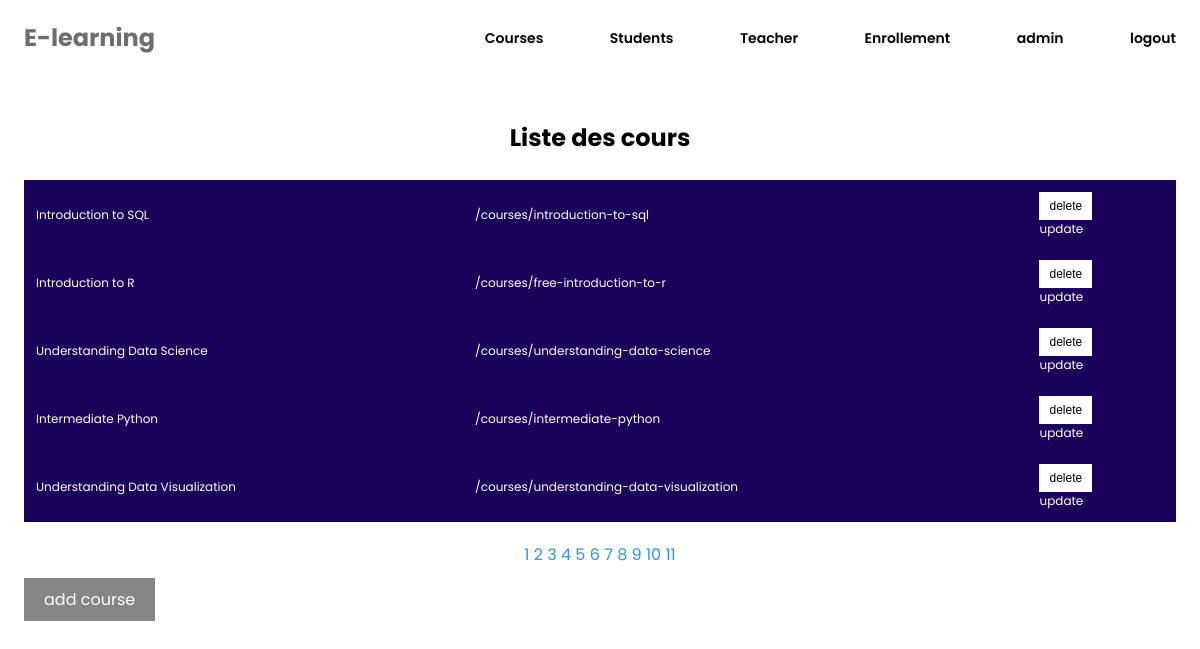
Screenshot of /course_list/ (signed in) with the database file from the repository.
### apprentissage1/models.py (models this page shows, shortened)
class Course(models.Model):
    title = models.CharField(max_length=255, null=True, blank=True)
    link = models.CharField(max_length=255, null=True, blank=True)
    hours = models.CharField(max_length=100, null=True, blank=True)
    description = models.TextField(null=True, blank=True)
    teacher = models.ForeignKey('Teacher', on_delete=models.CASCADE, null=True, blank=True)
    start_date = models.DateField(null=True, blank=True)
    end_date = models.DateField(null=True, blank=True)
    name = models.CharField(max_length=100, null=True, blank=True)

### apprentissage1/views.py (the view)
# urls.py: path('course_list/', views.course_list, name='course_list'),
@login_required(login_url='login')
def course_list(request):
    courses = Course.objects.all()
    paginator =Paginator(courses, 5)
    page = request.GET.get('page', 1)
    try:
        courses = paginator.page(page)
    except PageNotAnInteger:
        courses = paginator.page(1)
    except EmptyPage:
        courses = paginator.page(paginator.num_pages)
    return render(request, '../templates/course_list.html', {'courses': courses, 'paginator':paginator})

### templates/course_list.html (shortened to what this page needs)
{% extends 'base.html' %}
{% load static %}
{% block style %}
  <link rel="stylesheet" href="{% static 'css/index.css' %}">
  <link rel="stylesheet" href="{% static 'css/courses.css' %}">
{% endblock style %}
{% block content %}
  <section>
    <div class="container">
      <h1 class="title">Liste des cours</h1>
      <div class="listcourse">
        <table class="table table-hover">
          <tbody>
              {% for course in courses %}
              <tr>
                  <td>{{course.title}}</td>
                  <td>{{course.link}}</td>
                  <td>
                    <form method="post" action="{% url 'course_delete' course.pk %}">
                      <button type="submit" class="btn btn-sm btn-danger mt-2" onclick="return confirm('Vous voulez vraiment supprimer ce cours ?')">delete</button>
                    </form>
                    <a href="{%url 'course_edit' course.pk %}" class="btn btn-sm btn-success mt-2">update</a>
                  </td>
              </tr>
              {%endfor%}
          </tbody>
      </table>
      </div>
      <div class="forPagination">
        {% for i in courses.paginator.page_range %}
          {% if courses.number == i %}
            <a href="?page={{i}}" class="btn btn-sm btn-primary me-2">{{i}}</a>
          {%else%}
            <a href="?page={{i}}" class="btn btn-sm btn-outline-primary me-2">{{i}}</a>
          {%endif%}
        {% endfor %}
     </div>
     <a href="{%url 'course_create'%}" class="addcoursBtn">add course</a>
    </div>
  </section>
{% endblock content%}

### templates/base.html (shortened to what this page needs)
{% load static %}
<!DOCTYPE html>
<html lang="en">
<head>
  <link rel="stylesheet" href="{% static 'css/generale.css' %}">
  {% block style %}
  {% endblock style %}
</head>
<body>
  <header class="header">
		<div class="container">
      <nav>
        <h1 class="logo"><a href="{%url 'home'%}"> <span>E</span>-learning</a></h1>
        <ul class="main-nav">
          <li class="nav-item active">
            <a class="nav-link text-white" href="{%url 'course_list'%}">Courses</a>
          </li>
          <li class="nav-item">
            <a class="nav-link text-white" href="{%url 'student_list'%}">Students</a>
          </li>
          <li class="nav-item">
              <a class="nav-link text-white" href="{%url 'teacher_list'%}">Teacher</a>
            </li>
            <li class="nav-item">
              <a class="nav-link text-white" href="{%url 'enrollment_list'%}">Enrollement</a>
            </li>
            <li class="nav-item">
              <a class="nav-link text-white" href="{%url 'admin-button'%}">admin</a>
            </li>
          {% if request.user.is_authenticated %}
          <li class="nav-item">
            <a class="nav-link text-white" href="{%url 'logout'%}">logout</a>
          </li>
          {% else %}
          <li class="nav-item">
            <a class="nav-link text-white" href="{%url 'login'%}">login</a>
          </li>
          {% endif %}
        </ul>
      </nav>
    </div>
	</header>
  {% block content %}
  {%endblock%}
</body>
</html>

### static/css/generale.css (style rules this page uses)
html { font-family: 'Poppins', sans-serif; }
* { box-sizing: border-box; padding: 0; margin: 0; text-decoration: none; list-style: none; }
header { padding: 20px 0; }
.container { max-width: 96%; margin: 0 auto; }
header nav { display: flex; align-items: center; justify-content: space-between; }
header nav ul { display: flex; align-items: center; justify-content: space-between; width: 60%; }
.logo a { color:#6e6e6e; }
ul li a { font-size: 14px; font-weight: 600; color: black; transition: .3s all ease; }
section { padding: 20px 0; }

### static/css/index.css (style rules this page uses)
section .title { text-align: center; font-size: 24px; margin: 25px 0; }

### static/css/courses.css (style rules this page uses)
table { width: 100%; background-color: #1a025a; color: white; }
tr { height: 60px; }
td { padding: 10px; font-size: 12px; }
table button { color: black; background: white; border: 0; padding: 7px 10px; font-size: 12px; cursor: pointer; }
table td a { color: white; }
.forPagination { text-align: center; font-size: 16px; margin: 20px 0; }
.forPagination a { color: #2f95da; }
.addcoursBtn { background-color: #848687; padding: 10px 20px; color: white; margin: 0 0 20px 0; }

### rows the page displays
Course: title "Introduction to SQL", link "/courses/introduction-to-sql"
Course: title "Introduction to R", link "/courses/free-introduction-to-r"
Course: title "Understanding Data Science", link "/courses/understanding-data-science"
Course: title "Intermediate Python", link "/courses/intermediate-python"
Course: title "Understanding Data Visualization", link "/courses/understanding-data-visualization"

### other values shown
{{ i }} "1"
{{ i }} "2" "3" "4" "5" "6" "7" "8" "9" "10" "11"
